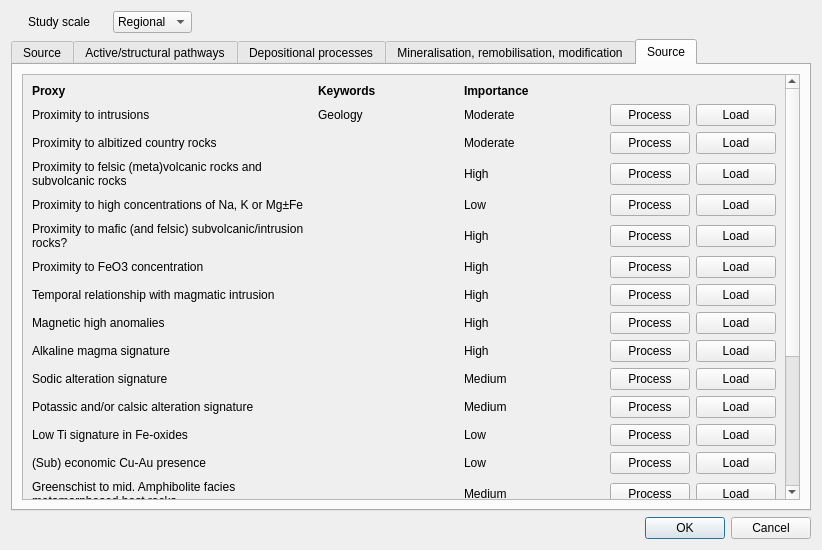
<?xml version="1.0" encoding="UTF-8"?>
<ui version="4.0">
 <class>Dialog</class>
 <widget class="QDialog" name="Dialog">
  <property name="geometry">
   <rect>
    <x>0</x>
    <y>0</y>
    <width>822</width>
    <height>550</height>
   </rect>
  </property>
  <property name="windowTitle">
   <string>EIS Preprocess</string>
  </property>
  <property name="autoFillBackground">
   <bool>false</bool>
  </property>
  <layout class="QVBoxLayout" name="verticalLayout">
   <item>
    <layout class="QHBoxLayout" name="horizontalLayout">
     <property name="sizeConstraint">
      <enum>QLayout::SetMinimumSize</enum>
     </property>
     <property name="rightMargin">
      <number>600</number>
     </property>
     <item>
      <widget class="QLabel" name="label_4">
       <property name="sizePolicy">
        <sizepolicy hsizetype="Maximum" vsizetype="Maximum">
         <horstretch>0</horstretch>
         <verstretch>0</verstretch>
        </sizepolicy>
       </property>
       <property name="text">
        <string>Study scale</string>
       </property>
      </widget>
     </item>
     <item>
      <widget class="QComboBox" name="comboBox">
       <property name="sizePolicy">
        <sizepolicy hsizetype="Maximum" vsizetype="Maximum">
         <horstretch>0</horstretch>
         <verstretch>0</verstretch>
        </sizepolicy>
       </property>
       <item>
        <property name="text">
         <string>Regional</string>
        </property>
       </item>
       <item>
        <property name="text">
         <string>Camp</string>
        </property>
       </item>
       <item>
        <property name="text">
         <string>Deposit</string>
        </property>
       </item>
      </widget>
     </item>
    </layout>
   </item>
   <item>
    <layout class="QHBoxLayout" name="horizontalLayout_4">
     <item>
      <widget class="QTabWidget" name="tabWidget">
       <property name="styleSheet">
        <string notr="true"/>
       </property>
       <property name="currentIndex">
        <number>4</number>
       </property>
       <widget class="QWidget" name="source_tab">
        <attribute name="title">
         <string>Source</string>
        </attribute>
       </widget>
       <widget class="QWidget" name="pathway_tab">
        <attribute name="title">
         <string>Active/structural pathways</string>
        </attribute>
       </widget>
       <widget class="QWidget" name="depositional_tab">
        <attribute name="title">
         <string>Depositional processes</string>
        </attribute>
       </widget>
       <widget class="QWidget" name="mineralisation_tab">
        <attribute name="title">
         <string>Mineralisation, remobilisation, modification</string>
        </attribute>
       </widget>
       <widget class="QWidget" name="source_tab_old">
        <attribute name="title">
         <string>Source</string>
        </attribute>
        <layout class="QHBoxLayout" name="horizontalLayout_2">
         <item>
          <widget class="QScrollArea" name="scrollArea">
           <property name="widgetResizable">
            <bool>true</bool>
           </property>
           <widget class="QWidget" name="scrollAreaWidgetContents">
            <property name="geometry">
             <rect>
              <x>0</x>
              <y>0</y>
              <width>764</width>
              <height>711</height>
             </rect>
            </property>
            <layout class="QHBoxLayout" name="horizontalLayout_3">
             <item>
              <layout class="QGridLayout" name="gridLayout">
               <item row="16" column="3">
                <widget class="QPushButton" name="pushButton_28">
                 <property name="text">
                  <string>Process</string>
                 </property>
                </widget>
               </item>
               <item row="17" column="4">
                <widget class="QPushButton" name="pushButton_35">
                 <property name="text">
                  <string>Load</string>
                 </property>
                </widget>
               </item>
               <item row="5" column="3">
                <widget class="QPushButton" name="pushButton_13">
                 <property name="text">
                  <string>Process</string>
                 </property>
                </widget>
               </item>
               <item row="4" column="0">
                <widget class="QLabel" name="label_38">
                 <property name="text">
                  <string>Proximity to high concentrations of Na, K or Mg±Fe</string>
                 </property>
                 <property name="wordWrap">
                  <bool>true</bool>
                 </property>
                </widget>
               </item>
               <item row="13" column="3">
                <widget class="QPushButton" name="pushButton_26">
                 <property name="text">
                  <string>Process</string>
                 </property>
                </widget>
               </item>
               <item row="1" column="2">
                <widget class="QLabel" name="label_36">
                 <property name="styleSheet">
                  <string notr="true"/>
                 </property>
                 <property name="frameShape">
                  <enum>QFrame::NoFrame</enum>
                 </property>
                 <property name="frameShadow">
                  <enum>QFrame::Plain</enum>
                 </property>
                 <property name="text">
                  <string>Moderate</string>
                 </property>
                </widget>
               </item>
               <item row="17" column="2">
                <widget class="QLabel" name="label_42">
                 <property name="text">
                  <string>High</string>
                 </property>
                </widget>
               </item>
               <item row="6" column="4">
                <widget class="QPushButton" name="pushButton_16">
                 <property name="text">
                  <string>Load</string>
                 </property>
                </widget>
               </item>
               <item row="4" column="2">
                <widget class="QLabel" name="label_40">
                 <property name="text">
                  <string>Low</string>
                 </property>
                </widget>
               </item>
               <item row="19" column="0">
                <widget class="QLabel" name="label_30">
                 <property name="text">
                  <string>Proximity of magmatism contemporary with mineralisation</string>
                 </property>
                 <property name="wordWrap">
                  <bool>true</bool>
                 </property>
                </widget>
               </item>
               <item row="3" column="4">
                <widget class="QPushButton" name="pushButton_11">
                 <property name="text">
                  <string>Load</string>
                 </property>
                </widget>
               </item>
               <item row="12" column="2">
                <widget class="QLabel" name="label_24">
                 <property name="text">
                  <string>Low</string>
                 </property>
                </widget>
               </item>
               <item row="6" column="0">
                <widget class="QLabel" name="label_9">
                 <property name="text">
                  <string>Proximity to FeO3 concentration</string>
                 </property>
                </widget>
               </item>
               <item row="18" column="4">
                <widget class="QPushButton" name="pushButton_36">
                 <property name="text">
                  <string>Load</string>
                 </property>
                </widget>
               </item>
               <item row="7" column="2">
                <widget class="QLabel" name="label_19">
                 <property name="text">
                  <string>High</string>
                 </property>
                </widget>
               </item>
               <item row="20" column="4">
                <widget class="QPushButton" name="pushButton_40">
                 <property name="text">
                  <string>Load</string>
                 </property>
                </widget>
               </item>
               <item row="10" column="2">
                <widget class="QLabel" name="label_22">
                 <property name="text">
                  <string>Medium</string>
                 </property>
                </widget>
               </item>
               <item row="14" column="2">
                <widget class="QLabel" name="label_26">
                 <property name="text">
                  <string>Medium</string>
                 </property>
                </widget>
               </item>
               <item row="9" column="3">
                <widget class="QPushButton" name="pushButton_17">
                 <property name="text">
                  <string>Process</string>
                 </property>
                </widget>
               </item>
               <item row="8" column="3">
                <widget class="QPushButton" name="pushButton_19">
                 <property name="text">
                  <string>Process</string>
                 </property>
                </widget>
               </item>
               <item row="11" column="2">
                <widget class="QLabel" name="label_23">
                 <property name="text">
                  <string>Medium</string>
                 </property>
                </widget>
               </item>
               <item row="5" column="4">
                <widget class="QPushButton" name="pushButton_14">
                 <property name="text">
                  <string>Load</string>
                 </property>
                </widget>
               </item>
               <item row="15" column="0">
                <widget class="QLabel" name="label_34">
                 <property name="text">
                  <string>Syn- to late-orogenic back arc closure related intrusions</string>
                 </property>
                 <property name="wordWrap">
                  <bool>true</bool>
                 </property>
                </widget>
               </item>
               <item row="16" column="4">
                <widget class="QPushButton" name="pushButton_32">
                 <property name="text">
                  <string>Load</string>
                 </property>
                </widget>
               </item>
               <item row="15" column="3">
                <widget class="QPushButton" name="pushButton_10">
                 <property name="text">
                  <string>Process</string>
                 </property>
                </widget>
               </item>
               <item row="12" column="3">
                <widget class="QPushButton" name="pushButton_25">
                 <property name="text">
                  <string>Process</string>
                 </property>
                </widget>
               </item>
               <item row="2" column="4">
                <widget class="QPushButton" name="pushButton_4">
                 <property name="text">
                  <string>Load</string>
                 </property>
                </widget>
               </item>
               <item row="20" column="0">
                <widget class="QLabel" name="label_29">
                 <property name="text">
                  <string>Proximity to hematite bearing, ironstone or BIF</string>
                 </property>
                 <property name="wordWrap">
                  <bool>true</bool>
                 </property>
                </widget>
               </item>
               <item row="3" column="2">
                <widget class="QLabel" name="label_5">
                 <property name="text">
                  <string>High</string>
                 </property>
                </widget>
               </item>
               <item row="7" column="4">
                <widget class="QPushButton" name="pushButton_23">
                 <property name="text">
                  <string>Load</string>
                 </property>
                </widget>
               </item>
               <item row="19" column="2">
                <widget class="QLabel" name="label_44">
                 <property name="text">
                  <string>High</string>
                 </property>
                </widget>
               </item>
               <item row="14" column="4">
                <widget class="QPushButton" name="pushButton_9">
                 <property name="text">
                  <string>Load</string>
                 </property>
                </widget>
               </item>
               <item row="16" column="0">
                <widget class="QLabel" name="label_33">
                 <property name="text">
                  <string>Proximity to Fe3O4 concentration</string>
                 </property>
                </widget>
               </item>
               <item row="13" column="4">
                <widget class="QPushButton" name="pushButton_30">
                 <property name="text">
                  <string>Load</string>
                 </property>
                </widget>
               </item>
               <item row="4" column="4">
                <widget class="QPushButton" name="pushButton_7">
                 <property name="text">
                  <string>Load</string>
                 </property>
                </widget>
               </item>
               <item row="18" column="3">
                <widget class="QPushButton" name="pushButton_34">
                 <property name="text">
                  <string>Process</string>
                 </property>
                </widget>
               </item>
               <item row="9" column="0">
                <widget class="QLabel" name="label_13">
                 <property name="text">
                  <string>Alkaline magma signature</string>
                 </property>
                </widget>
               </item>
               <item row="9" column="4">
                <widget class="QPushButton" name="pushButton_22">
                 <property name="text">
                  <string>Load</string>
                 </property>
                </widget>
               </item>
               <item row="6" column="2">
                <widget class="QLabel" name="label_8">
                 <property name="text">
                  <string>High</string>
                 </property>
                </widget>
               </item>
               <item row="20" column="3">
                <widget class="QPushButton" name="pushButton_39">
                 <property name="text">
                  <string>Process</string>
                 </property>
                </widget>
               </item>
               <item row="18" column="0">
                <widget class="QLabel" name="label_31">
                 <property name="text">
                  <string>Proximity to high Fe molar proportions relative to Na, Ca K, and Mg</string>
                 </property>
                 <property name="wordWrap">
                  <bool>true</bool>
                 </property>
                </widget>
               </item>
               <item row="9" column="2">
                <widget class="QLabel" name="label_21">
                 <property name="text">
                  <string>High</string>
                 </property>
                </widget>
               </item>
               <item row="6" column="3">
                <widget class="QPushButton" name="pushButton_15">
                 <property name="text">
                  <string>Process</string>
                 </property>
                </widget>
               </item>
               <item row="3" column="3">
                <widget class="QPushButton" name="pushButton_6">
                 <property name="text">
                  <string>Process</string>
                 </property>
                </widget>
               </item>
               <item row="18" column="2">
                <widget class="QLabel" name="label_43">
                 <property name="text">
                  <string>High</string>
                 </property>
                </widget>
               </item>
               <item row="2" column="3">
                <widget class="QPushButton" name="pushButton">
                 <property name="text">
                  <string>Process</string>
                 </property>
                </widget>
               </item>
               <item row="4" column="3">
                <widget class="QPushButton" name="pushButton_3">
                 <property name="text">
                  <string>Process</string>
                 </property>
                </widget>
               </item>
               <item row="10" column="4">
                <widget class="QPushButton" name="pushButton_24">
                 <property name="text">
                  <string>Load</string>
                 </property>
                </widget>
               </item>
               <item row="16" column="2">
                <widget class="QLabel" name="label_41">
                 <property name="text">
                  <string>High</string>
                 </property>
                </widget>
               </item>
               <item row="13" column="2">
                <widget class="QLabel" name="label_25">
                 <property name="text">
                  <string>Low</string>
                 </property>
                </widget>
               </item>
               <item row="8" column="4">
                <widget class="QPushButton" name="pushButton_20">
                 <property name="text">
                  <string>Load</string>
                 </property>
                </widget>
               </item>
               <item row="17" column="0">
                <widget class="QLabel" name="label_32">
                 <property name="text">
                  <string>Positive Co-REE anomaly</string>
                 </property>
                </widget>
               </item>
               <item row="14" column="3">
                <widget class="QPushButton" name="pushButton_8">
                 <property name="text">
                  <string>Process</string>
                 </property>
                </widget>
               </item>
               <item row="5" column="2">
                <widget class="QLabel" name="label_7">
                 <property name="text">
                  <string>High</string>
                 </property>
                </widget>
               </item>
               <item row="2" column="0">
                <widget class="QLabel" name="label_37">
                 <property name="text">
                  <string>Proximity to albitized country rocks</string>
                 </property>
                </widget>
               </item>
               <item row="1" column="3">
                <widget class="QPushButton" name="pushButton_2">
                 <property name="sizePolicy">
                  <sizepolicy hsizetype="Fixed" vsizetype="Fixed">
                   <horstretch>0</horstretch>
                   <verstretch>0</verstretch>
                  </sizepolicy>
                 </property>
                 <property name="styleSheet">
                  <string notr="true"/>
                 </property>
                 <property name="text">
                  <string>Process</string>
                 </property>
                 <property name="autoDefault">
                  <bool>true</bool>
                 </property>
                 <property name="default">
                  <bool>false</bool>
                 </property>
                 <property name="flat">
                  <bool>false</bool>
                 </property>
                </widget>
               </item>
               <item row="8" column="0">
                <widget class="QLabel" name="label_12">
                 <property name="text">
                  <string>Magnetic high anomalies</string>
                 </property>
                </widget>
               </item>
               <item row="12" column="4">
                <widget class="QPushButton" name="pushButton_31">
                 <property name="text">
                  <string>Load</string>
                 </property>
                </widget>
               </item>
               <item row="19" column="3">
                <widget class="QPushButton" name="pushButton_37">
                 <property name="text">
                  <string>Process</string>
                 </property>
                </widget>
               </item>
               <item row="7" column="0">
                <widget class="QLabel" name="label_11">
                 <property name="sizePolicy">
                  <sizepolicy hsizetype="Preferred" vsizetype="Minimum">
                   <horstretch>0</horstretch>
                   <verstretch>0</verstretch>
                  </sizepolicy>
                 </property>
                 <property name="text">
                  <string>Temporal relationship with magmatic intrusion</string>
                 </property>
                 <property name="wordWrap">
                  <bool>true</bool>
                 </property>
                </widget>
               </item>
               <item row="11" column="4">
                <widget class="QPushButton" name="pushButton_12">
                 <property name="text">
                  <string>Load</string>
                 </property>
                </widget>
               </item>
               <item row="0" column="0">
                <widget class="QLabel" name="label_6">
                 <property name="font">
                  <font>
                   <weight>75</weight>
                   <bold>true</bold>
                  </font>
                 </property>
                 <property name="text">
                  <string>Proxy</string>
                 </property>
                </widget>
               </item>
               <item row="15" column="2">
                <widget class="QLabel" name="label_28">
                 <property name="text">
                  <string>High</string>
                 </property>
                </widget>
               </item>
               <item row="1" column="4">
                <widget class="QPushButton" name="pushButton_5">
                 <property name="sizePolicy">
                  <sizepolicy hsizetype="Fixed" vsizetype="Fixed">
                   <horstretch>0</horstretch>
                   <verstretch>0</verstretch>
                  </sizepolicy>
                 </property>
                 <property name="text">
                  <string>Load</string>
                 </property>
                </widget>
               </item>
               <item row="8" column="2">
                <widget class="QLabel" name="label_20">
                 <property name="text">
                  <string>High</string>
                 </property>
                </widget>
               </item>
               <item row="2" column="2">
                <widget class="QLabel" name="label_39">
                 <property name="text">
                  <string>Moderate</string>
                 </property>
                </widget>
               </item>
               <item row="11" column="3">
                <widget class="QPushButton" name="pushButton_27">
                 <property name="text">
                  <string>Process</string>
                 </property>
                </widget>
               </item>
               <item row="5" column="0">
                <widget class="QLabel" name="label_10">
                 <property name="text">
                  <string>Proximity to mafic (and felsic) subvolcanic/intrusion rocks?</string>
                 </property>
                 <property name="wordWrap">
                  <bool>true</bool>
                 </property>
                </widget>
               </item>
               <item row="14" column="0">
                <widget class="QLabel" name="label_16">
                 <property name="text">
                  <string>Greenschist to mid. Amphibolite facies metamorphosed host rocks </string>
                 </property>
                 <property name="wordWrap">
                  <bool>true</bool>
                 </property>
                </widget>
               </item>
               <item row="17" column="3">
                <widget class="QPushButton" name="pushButton_33">
                 <property name="text">
                  <string>Process</string>
                 </property>
                </widget>
               </item>
               <item row="15" column="4">
                <widget class="QPushButton" name="pushButton_29">
                 <property name="text">
                  <string>Load</string>
                 </property>
                </widget>
               </item>
               <item row="0" column="2">
                <widget class="QLabel" name="label_14">
                 <property name="font">
                  <font>
                   <weight>75</weight>
                   <bold>true</bold>
                  </font>
                 </property>
                 <property name="text">
                  <string>Importance</string>
                 </property>
                </widget>
               </item>
               <item row="11" column="0">
                <widget class="QLabel" name="label_15">
                 <property name="sizePolicy">
                  <sizepolicy hsizetype="Preferred" vsizetype="Minimum">
                   <horstretch>0</horstretch>
                   <verstretch>0</verstretch>
                  </sizepolicy>
                 </property>
                 <property name="text">
                  <string>Potassic and/or calsic alteration signature</string>
                 </property>
                 <property name="wordWrap">
                  <bool>false</bool>
                 </property>
                </widget>
               </item>
               <item row="10" column="0">
                <widget class="QLabel" name="label_17">
                 <property name="text">
                  <string>Sodic alteration signature</string>
                 </property>
                </widget>
               </item>
               <item row="7" column="3">
                <widget class="QPushButton" name="pushButton_21">
                 <property name="text">
                  <string>Process</string>
                 </property>
                </widget>
               </item>
               <item row="12" column="0">
                <widget class="QLabel" name="label_18">
                 <property name="text">
                  <string>Low Ti signature in Fe-oxides</string>
                 </property>
                </widget>
               </item>
               <item row="20" column="2">
                <widget class="QLabel" name="label_45">
                 <property name="text">
                  <string>High</string>
                 </property>
                </widget>
               </item>
               <item row="13" column="0">
                <widget class="QLabel" name="label_27">
                 <property name="text">
                  <string>(Sub) economic Cu-Au presence</string>
                 </property>
                </widget>
               </item>
               <item row="1" column="0">
                <widget class="QLabel" name="label_35">
                 <property name="text">
                  <string>Proximity to intrusions</string>
                 </property>
                </widget>
               </item>
               <item row="10" column="3">
                <widget class="QPushButton" name="pushButton_18">
                 <property name="text">
                  <string>Process</string>
                 </property>
                </widget>
               </item>
               <item row="19" column="4">
                <widget class="QPushButton" name="pushButton_38">
                 <property name="text">
                  <string>Load</string>
                 </property>
                </widget>
               </item>
               <item row="3" column="0">
                <widget class="QLabel" name="label_46">
                 <property name="text">
                  <string>Proximity to felsic (meta)volcanic rocks and subvolcanic rocks</string>
                 </property>
                 <property name="wordWrap">
                  <bool>true</bool>
                 </property>
                </widget>
               </item>
               <item row="0" column="1">
                <widget class="QLabel" name="label_50">
                 <property name="font">
                  <font>
                   <weight>75</weight>
                   <bold>true</bold>
                  </font>
                 </property>
                 <property name="text">
                  <string>Keywords</string>
                 </property>
                </widget>
               </item>
               <item row="1" column="1">
                <widget class="QLabel" name="label_51">
                 <property name="text">
                  <string>Geology</string>
                 </property>
                </widget>
               </item>
              </layout>
             </item>
            </layout>
           </widget>
          </widget>
         </item>
        </layout>
       </widget>
      </widget>
     </item>
    </layout>
   </item>
   <item>
    <widget class="QDialogButtonBox" name="buttonBox">
     <property name="orientation">
      <enum>Qt::Horizontal</enum>
     </property>
     <property name="standardButtons">
      <set>QDialogButtonBox::Cancel|QDialogButtonBox::Ok</set>
     </property>
    </widget>
   </item>
  </layout>
 </widget>
 <resources/>
 <connections>
  <connection>
   <sender>buttonBox</sender>
   <signal>accepted()</signal>
   <receiver>Dialog</receiver>
   <slot>accept()</slot>
   <hints>
    <hint type="sourcelabel">
     <x>248</x>
     <y>254</y>
    </hint>
    <hint type="destinationlabel">
     <x>157</x>
     <y>274</y>
    </hint>
   </hints>
  </connection>
  <connection>
   <sender>buttonBox</sender>
   <signal>rejected()</signal>
   <receiver>Dialog</receiver>
   <slot>reject()</slot>
   <hints>
    <hint type="sourcelabel">
     <x>316</x>
     <y>260</y>
    </hint>
    <hint type="destinationlabel">
     <x>286</x>
     <y>274</y>
    </hint>
   </hints>
  </connection>
 </connections>
</ui>
